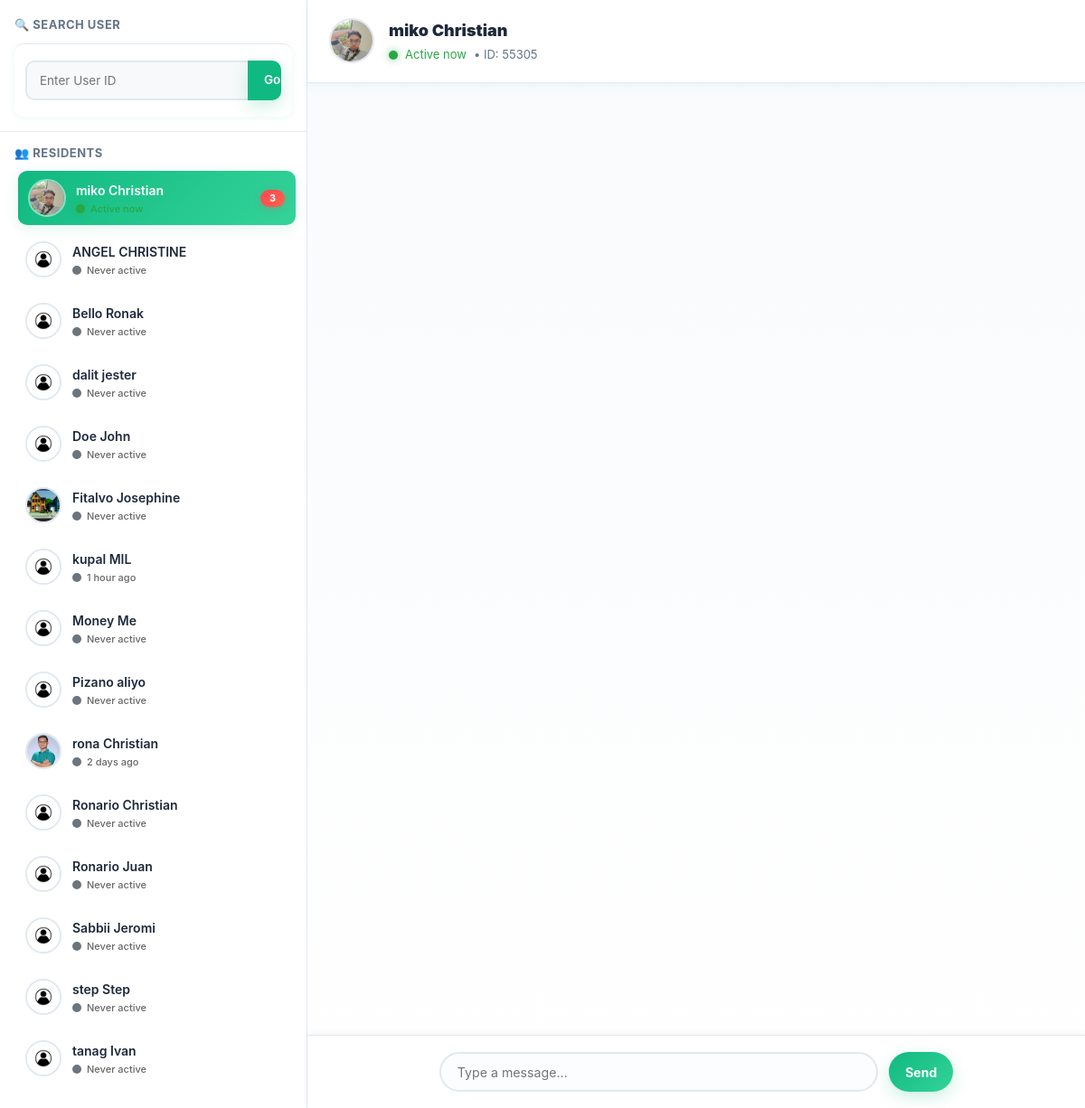
The page /admin_chats.php?userid=55305 (signed in) on the database its author committed.
### tables this page shows
CREATE TABLE `useraccounts` (
  `account_id` int(11) NOT NULL,
  `userid` int(11) DEFAULT NULL,
  `email` varchar(150) NOT NULL,
  `password` varchar(255) DEFAULT NULL,
  `reset_token` varchar(255) DEFAULT NULL,
  `reset_expires` datetime DEFAULT NULL,
  `surname` varchar(100) DEFAULT NULL,
  `is_online` tinyint(1) DEFAULT 0 COMMENT 'User online status: 1=online, 0=offline',
  `last_active` datetime DEFAULT NULL COMMENT 'Last activity timestamp'
);

CREATE TABLE `residents` (
  `unique_id` int(5) NOT NULL,
  `surname` varchar(100) NOT NULL,
  `first_name` varchar(100) NOT NULL,
  `middle_name` varchar(100) DEFAULT NULL,
  `birthdate` date DEFAULT NULL,
  `age` int(11) NOT NULL,
  `sex` varchar(10) NOT NULL,
  `education` varchar(50) NOT NULL,
  `address` varchar(255) NOT NULL,
  `household_id` varchar(20) DEFAULT NULL,
  `relationship` varchar(50) DEFAULT NULL,
  `is_head` varchar(5) DEFAULT NULL,
  `place_of_birth` varchar(150) NOT NULL,
  `civil_status` varchar(20) NOT NULL,
  `citizenship` varchar(50) NOT NULL,
  `occupation_skills` text NOT NULL,
  `is_pwd` varchar(5) DEFAULT NULL,
  `can_request` tinyint(1) DEFAULT 1,
  `email` varchar(255) DEFAULT NULL,
  `pending_email` varchar(255) DEFAULT NULL,
  `verify_token` varchar(64) DEFAULT NULL,
  `is_verified` tinyint(1) DEFAULT 0,
  `profile_image` varchar(255) DEFAULT NULL,
  `skill_description` varchar(255) DEFAULT NULL,
  `can_submit_incidents` tinyint(1) DEFAULT 1 COMMENT 'Allow user to submit incident reports (1=allowed, 0=blocked)',
  `blocked_from_jobfinder` tinyint(1) DEFAULT 0,
  `jobfinder_active` tinyint(1) NOT NULL DEFAULT 1 COMMENT 'Jobfinder profile active status (0=deactivated, 1=active)',
  `jobfinder_verified` tinyint(1) DEFAULT 0
);

### admin_chats.php (the view, shortened to what this page needs)
<?php
include 'config.php';
$userid = isset($_GET['userid']) ? intval($_GET['userid']) : 0;
function timeAgo($datetime) {
    if (!$datetime) return 'Never active';
    $now = new DateTime();
    $ago = new DateTime($datetime);
    $diff = $now->diff($ago);
    if ($diff->d > 0) return $diff->d . ' day' . ($diff->d > 1 ? 's' : '') . ' ago';
    if ($diff->h > 0) return $diff->h . ' hour' . ($diff->h > 1 ? 's' : '') . ' ago';
    return 'Just now';
}
$resident = null;
if ($userid > 0) {
    $stmt = $conn->prepare("
        SELECT u.userid, r.surname, r.first_name, r.profile_image,
               COALESCE(u.is_online, 0) AS is_online, u.last_active
        FROM useraccounts u
        JOIN residents r ON u.userid = r.unique_id
        WHERE u.userid = ?
    ");
    $stmt->bind_param("i", $userid);
    $stmt->execute();
    $resident = $stmt->get_result()->fetch_assoc();
}
?>
<!DOCTYPE html>
<html lang="en">
<head>
  <link href="https://cdn.jsdelivr.net/npm/bootstrap@5.3.2/dist/css/bootstrap.min.css" rel="stylesheet">
<link rel="stylesheet" href="https://cdnjs.cloudflare.com/ajax/libs/font-awesome/6.4.0/css/all.min.css">
</head>
<body>
<div class="sidebar">
  <div class="sidebar-header">
    <h3>🔍 Search User</h3>
    <form method="GET" action="admin_chats.php" class="search-form" id="search-user-form">
      <input type="number" name="userid" placeholder="Enter User ID" required id="search-userid-input">
      <button type="submit">Go</button>
    </form>
  </div>
  <div class="sidebar-content">
    <h3>👥 Residents</h3>
    <?php
    $users = $conn->query("
      SELECT u.userid, CONCAT(r.surname,' ',r.first_name) AS fullname, r.profile_image,
      SUM(CASE WHEN c.is_read = 0 AND c.sender = 'user' THEN 1 ELSE 0 END) AS unread_count,
      COALESCE(u.is_online, 0) AS is_online, u.last_active
      FROM useraccounts u
      JOIN residents r ON u.userid = r.unique_id
      LEFT JOIN admin_chats c ON u.userid = c.userid
      GROUP BY u.userid, r.surname, r.first_name, r.profile_image, u.is_online, u.last_active
      ORDER BY u.is_online DESC, unread_count DESC, fullname ASC
    ");
    while ($u = $users->fetch_assoc()):
        $active = ($userid == $u['userid']) ? "active" : "";
        $unread = (int)$u['unread_count'];
        $img = !empty($u['profile_image']) ? $u['profile_image'] : 'default_avatar.png';
        $isOnline = (int)$u['is_online'];
        $statusText = $isOnline ? 'Active now' : timeAgo($u['last_active']);
        $statusClass = $isOnline ? 'online' : 'offline';
    ?>
      <a href="#" class="resident-item <?= $active ?>" data-userid="<?= $u['userid'] ?>">
        <div style="display:flex; align-items:center; gap:12px; flex:1; min-width:0;">
          <img src="<?= htmlspecialchars($img) ?>"
               alt="Profile"
               class="profile-img"
               style="width:40px; height:40px; flex-shrink:0;">
          <div style="flex:1; min-width:0;">
            <div style="font-weight:600; font-size:14px; white-space:nowrap; overflow:hidden; text-overflow:ellipsis;">
              <?= htmlspecialchars($u['fullname']) ?>
            </div>
            <div class="status-container" style="margin-top:2px;">
              <span class="status-indicator <?= $statusClass ?>"></span>
              <span class="status-text <?= $isOnline ? 'online' : '' ?>" style="font-size:11px;"><?= htmlspecialchars($statusText) ?></span>
            </div>
          </div>
        </div>
        <?php if ($unread > 0): ?>
          <span class="badge"><?= $unread ?></span>
        <?php endif; ?>
      </a>
    <?php endwhile; ?>
  </div>
</div>
<div class="chatroom">
<div class="chat-header">
  <?php if ($resident): ?>
    <?php
      $headerImg = !empty($resident['profile_image']) ? $resident['profile_image'] : 'default_avatar.png';
      $isOnline = (int)$resident['is_online'];
      $statusText = $isOnline ? 'Active now' : timeAgo($resident['last_active']);
      $statusClass = $isOnline ? 'online' : 'offline';
    ?>
    <div style="display:flex; align-items:center; gap:16px;">
      <img src="<?= htmlspecialchars($headerImg) ?>"
           alt="Profile"
           class="profile-img"
           style="width:50px; height:50px;">
      <div>
        <strong style="font-size:18px; color:var(--text-primary);"><?= htmlspecialchars($resident['surname'].' '.$resident['first_name']) ?></strong><br>
        <div style="display:flex; align-items:center; gap:8px; margin-top:4px;">
          <span class="status-indicator <?= $statusClass ?>"></span>
          <small class="status-text <?= $isOnline ? 'online' : '' ?>" style="font-size:13px;"><?= htmlspecialchars($statusText) ?></small>
          <small style="color:var(--text-secondary); font-size:13px;">• ID: <?= $resident['userid'] ?></small>
        </div>
      </div>
    </div>
  <?php else: ?>
    <div style="color:var(--text-secondary); font-size:15px; font-weight:500;">💬 Select a resident to start chat</div>
  <?php endif; ?>
</div>
  <div class="chat-box" id="chat-box">
  </div>
  <?php if ($userid): ?>
  <form method="POST" id="chat-form">
    <div class="input-inner">
      <input type="text" name="admin_message" id="admin_message" placeholder="Type a message..." required autocomplete="off">
      <button type="submit">Send</button>
    </div>
  </form>
  <?php endif; ?>
</div>
</body>
</html>

### rows shown on the page
useraccounts: userid.profile_image (picture), userid.first_name "miko Christian", userid "55305"

### other values the page prints
$u['fullname'] "miko Christian"
$statusText "Active now"
$unread "3"
$u['fullname'] "ANGEL CHRISTINE"
$statusText "Never active"
$u['fullname'] "Bello Ronak"
$u['fullname'] "dalit jester"
$u['fullname'] "Doe John"
$u['fullname'] "Fitalvo Josephine"
$u['fullname'] "kupal MIL"
$statusText "1 hour ago"
$u['fullname'] "Money Me"
$u['fullname'] "Pizano aliyo"
$u['fullname'] "rona Christian"
$statusText "2 days ago"
